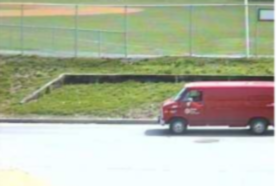
//> input picture imp1/img/carFiltro.png, 278 x 186 px
$ ./imp1Color   (built with g++ and OpenCV 4)
//> lines starting //> are read from the running program, lines starting //| are printed output that depends on the picture
#include <opencv2/opencv.hpp>
#include <vector>
#include <algorithm>
#include <cmath>
#include <unordered_map>
#include <random>

using namespace cv;
using namespace std;

// Estrutura para representar uma aresta
struct Edge {
    float weight;
    int u, v;
    Edge(float w, int u_, int v_) : weight(w), u(u_), v(v_) {}
    bool operator<(const Edge& other) const { return weight < other.weight; }
};

// Classe Disjoint-Set para gerenciar componentes
class DisjointSet {
public:
    vector<int> parent, rank, size;
    vector<float> int_val; // Diferença interna (Int(C))

    DisjointSet(int n) {
        parent.resize(n);
        rank.resize(n, 0);
        size.resize(n, 1);
        int_val.resize(n, 0.0f);
        for (int i = 0; i < n; ++i) parent[i] = i;
    }

    int find(int x) {
        if (parent[x] != x) parent[x] = find(parent[x]); // Compressão de caminho
        return parent[x];
    }

    void union_sets(int x, int y, float weight) {
        int px = find(x), py = find(y);
        if (px == py) return;
        // União por rank
        if (rank[px] < rank[py]) swap(px, py);
        parent[py] = px;
        size[px] += size[py];
        int_val[px] = max({int_val[px], int_val[py], weight});
        if (rank[px] == rank[py]) rank[px]++;
    }
};

// Gera arestas para um grafo 8-conectado
vector<Edge> get_edges(const Mat& channel, float sigma) {
    Mat smoothed;
    if (sigma > 0) {
        GaussianBlur(channel, smoothed, Size(0, 0), sigma);
    } else {
        smoothed = channel.clone();
    }

    int height = channel.rows, width = channel.cols;
    vector<Edge> edges;

    for (int y = 0; y < height; ++y) {
        for (int x = 0; x < width; ++x) {
            int idx = y * width + x;
            // Direita
            if (x + 1 < width) {
                float weight = abs(smoothed.at<float>(y, x) - smoothed.at<float>(y, x + 1));
                edges.emplace_back(weight, idx, idx + 1);
            }
            // Baixo
            if (y + 1 < height) {
                float weight = abs(smoothed.at<float>(y, x) - smoothed.at<float>(y + 1, x));
                edges.emplace_back(weight, idx, idx + width);
            }
            // Diagonal: baixo-direita
            if (x + 1 < width && y + 1 < height) {
                float weight = abs(smoothed.at<float>(y, x) - smoothed.at<float>(y + 1, x + 1));
                edges.emplace_back(weight, idx, idx + width + 1);
            }
            // Diagonal: baixo-esquerda
            if (x > 0 && y + 1 < height) {
                float weight = abs(smoothed.at<float>(y, x) - smoothed.at<float>(y + 1, x - 1));
                edges.emplace_back(weight, idx, idx + width - 1);
            }
        }
    }
    return edges;
}

// Segmenta um canal da imagem
Mat segment_channel(const Mat& channel, float sigma, float k, int min_size) {
    int height = channel.rows, width = channel.cols;
    int n_vertices = height * width;

    // Converte o canal para float
    Mat channel_float;
    channel.convertTo(channel_float, CV_32F);

    // Inicializa Disjoint-Set
    DisjointSet ds(n_vertices);

    // Obtém arestas
    vector<Edge> edges = get_edges(channel_float, sigma);

    // Ordena arestas por peso
    sort(edges.begin(), edges.end());

    // Processa arestas
    for (const auto& edge : edges) {
        int pu = ds.find(edge.u), pv = ds.find(edge.v);
        if (pu != pv) {
            float mint = min(ds.int_val[pu] + k / ds.size[pu], ds.int_val[pv] + k / ds.size[pv]);
            if (edge.weight <= mint) {
                ds.union_sets(edge.u, edge.v, edge.weight);
            }
        }
    }

    // Impõe tamanho mínimo
    for (const auto& edge : edges) {
        int pu = ds.find(edge.u), pv = ds.find(edge.v);
        if (pu != pv && (ds.size[pu] < min_size || ds.size[pv] < min_size)) {
            ds.union_sets(edge.u, edge.v, edge.weight);
        }
    }

    // Cria mapa de segmentação
    Mat segmentation(height, width, CV_32S);
    for (int y = 0; y < height; ++y) {
        for (int x = 0; x < width; ++x) {
            int idx = y * width + x;
            segmentation.at<int>(y, x) = ds.find(idx);
        }
    }

    return segmentation;
}

// Intersecta as segmentações dos canais R, G, B
Mat intersect_segmentations(const Mat& seg_r, const Mat& seg_g, const Mat& seg_b) {
    int height = seg_r.rows, width = seg_r.cols;
    Mat segmentation(height, width, CV_32S);
    unordered_map<string, int> label_map;
    int next_label = 0;

    for (int y = 0; y < height; ++y) {
        for (int x = 0; x < width; ++x) {
            // Cria uma chave única para o triplet (R, G, B)
            string key = to_string(seg_r.at<int>(y, x)) + "_" +
                         to_string(seg_g.at<int>(y, x)) + "_" +
                         to_string(seg_b.at<int>(y, x));
            if (label_map.find(key) == label_map.end()) {
                label_map[key] = next_label++;
            }
            segmentation.at<int>(y, x) = label_map[key];
        }
    }

    return segmentation;
}

// Gera uma cor RGB aleatória
Vec3b random_color(mt19937& rng) {
    uniform_int_distribution<int> dist(0, 255);
    return Vec3b(dist(rng), dist(rng), dist(rng));
}

// Segmenta uma imagem colorida e gera saída colorida
Mat segment_image(const Mat& image, float sigma = 0.8f, float k = 300.0f, int min_size = 50) {
    // Separa os canais R, G, B
    vector<Mat> channels;
    split(image, channels); // channels[0] = B, channels[1] = G, channels[2] = R

    // Segmenta cada canal
    Mat seg_r = segment_channel(channels[2], sigma, k, min_size); // R
    Mat seg_g = segment_channel(channels[1], sigma, k, min_size); // G
    Mat seg_b = segment_channel(channels[0], sigma, k, min_size); // B

    // Intersecta as segmentações
    Mat segmentation = intersect_segmentations(seg_r, seg_g, seg_b);

    // Re-rotula para inteiros consecutivos
    vector<int> labels;
    for (int y = 0; y < segmentation.rows; ++y) {
        for (int x = 0; x < segmentation.cols; ++x) {
            labels.push_back(segmentation.at<int>(y, x));
        }
    }
    sort(labels.begin(), labels.end());
    labels.erase(unique(labels.begin(), labels.end()), labels.end());

    // Gera cores aleatórias para cada rótulo
    mt19937 rng(random_device{}());
    unordered_map<int, Vec3b> color_map;
    for (int label : labels) {
        color_map[label] = random_color(rng);
    }

    // Cria imagem colorida de segmentação
    Mat seg_vis(segmentation.rows, segmentation.cols, CV_8UC3);
    for (int y = 0; y < segmentation.rows; ++y) {
        for (int x = 0; x < segmentation.cols; ++x) {
            int label = segmentation.at<int>(y, x);
            seg_vis.at<Vec3b>(y, x) = color_map[label];
        }
    }

    return seg_vis;
}

int main() {
    // Carrega a imagem colorida
    Mat image = imread("./img/carFiltro.png", IMREAD_COLOR);
//> image is the input picture: 186 rows x 278 cols, CV_8UC3; mean B, G, R 160.1, 183.2, 177.3
    if (image.empty()) {
        cerr << "Erro ao carregar a imagem!" << endl;
        return -1;
    }

    // Parâmetros
    float sigma = 0.8f;
    float k = 300.0f;
    int min_size = 50;

    // Segmenta a imagem
    Mat seg_vis = segment_image(image, sigma, k, min_size);
//> in segment_image, `split(image, channels);`:
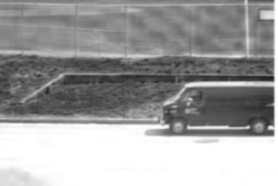
//> channels[0]: 186 rows x 278 cols, CV_8UC1; min 31, max 255, mean 160.1
//> in segment_image, `split(image, channels);`:
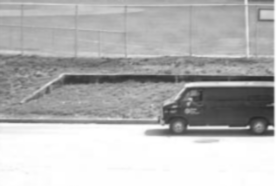
//> channels[1]: 186 rows x 278 cols, CV_8UC1; min 41, max 255, mean 183.2
//> in segment_image, `split(image, channels);`:
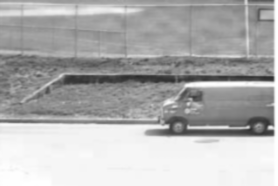
//> channels[2]: 186 rows x 278 cols, CV_8UC1; min 42, max 255, mean 177.3
//> after the loop in get_edges, `for (int y = 0; y < height; ++y)`: edges = 205442 items
//> the loop in segment_channel, `for (const auto& edge : edges)` made 205442 passes
//> (pu, pv, mint, px in union_sets, py in union_sets, edge.u, edge.v) on passes 63, 64, 67, 69, 71, 74, 75, 76, 77, 78, 82, 86: (44046, 44323, 300, 44046, 44323, 44046, 44323), (49875, 49874, 150, 49874, 49875, 49875, 50152), (44046, 44325, 150, 44046, 44325, 44046, 44325), (49874, 50151, 37.5, 49874, 50151, 49874, 50151), (44046, 44324, 100, 44046, 44324, 44046, 44324), (49873, 50150, 300, 49873, 50150, 49873, 50150), (44046, 44047, 75, 44046, 44047, 44046, 44047), (44045, 44322, 300, 44045, 44322, 44045, 44322), (49873, 49874, 33.33, 49874, 49873, 49873, 50152), (44045, 44046, 50, 44046, 44045, 44045, 44324), (44044, 44321, 300, 44044, 44321, 44044, 44321), (49879, 50157, 300, 49879, 50157, 49879, 50157)
//> (edge.u, pu, edge.v, pv, mint, px in union_sets, py in union_sets) on passes 2, 3, 4, 7, 8, 11: (49886, 49886, 50163, 50163, 300, 49886, 50163), (44050, 44050, 44329, 44329, 300, 44050, 44329), (49886, 49886, 50165, 50165, 150, 49886, 50165), (44050, 44050, 44328, 44328, 150, 44050, 44328), (49885, 49885, 50162, 49884, 150, 49884, 49885), (44050, 44050, 44051, 44051, 100, 44050, 44051)
//> the loop in segment_channel, `for (const auto& edge : edges)` made 205442 passes
//> (edge.u, edge.v) on passes 1 to 3: (49884, 50162), (49886, 50163), (44050, 44329)
//> call 2 of segment_channel, with sigma = 0.8, k = 300, min_size = 50
//> after the loop in segment_channel (call 2), `for (int y = 0; y < height; ++y)`:
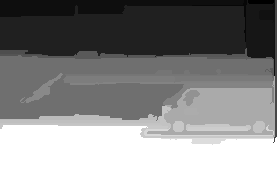
//> segmentation: 186 rows x 278 cols, CV_32SC1; min 255, max 44650, mean 24438; drawn with min black and max white
//> call 3 of segment_channel, with sigma = 0.8, k = 300, min_size = 50
//> after the loop in segment_channel (call 3), `for (int y = 0; y < height; ++y)`:
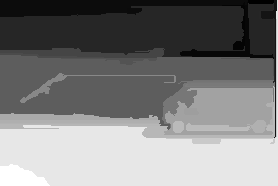
//> segmentation: 186 rows x 278 cols, CV_32SC1; min 809, max 48655, mean 24651.9; drawn with min black and max white
//> after the loop in intersect_segmentations, `for (int y = 0; y < height; ++y)`:
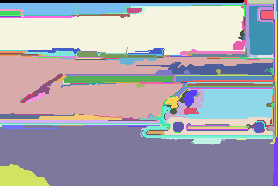
//> segmentation: 186 rows x 278 cols, CV_32SC1; 246 distinct labels, from 0 to 245; one colour per label, 0 black
//> after the loop in segment_image, `for (int y = 0; y < segmentation.rows; ++y)`:
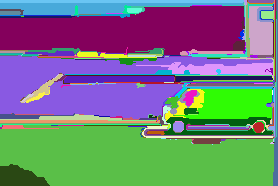
//> seg_vis: 186 rows x 278 cols, CV_8UC3; mean B, G, R 124.2, 123.7, 113.2

    // Salva a imagem segmentada
    imwrite("./output-png/segmented_image_COLOR.jpg", seg_vis);

    return 0;
}

$ run again, with imp1/img/cereja.png copied over imp1/img/carFiltro.png
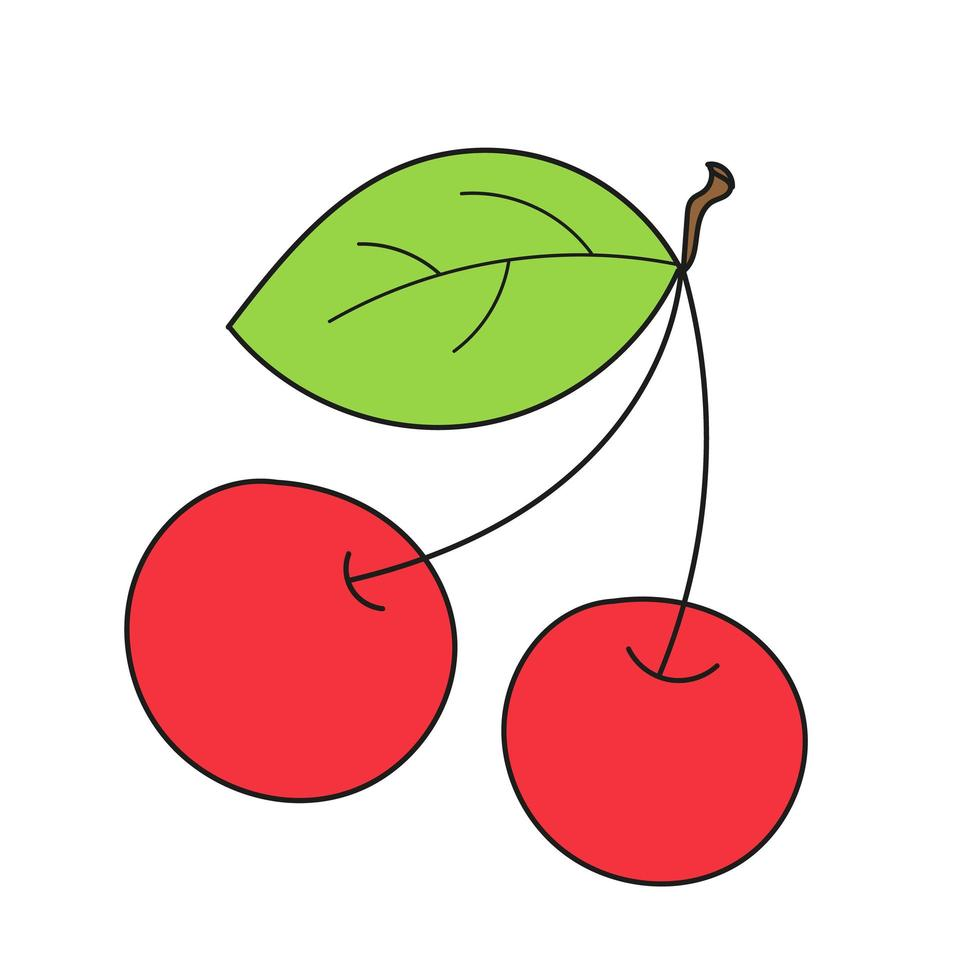
//> input picture imp1/img/cereja.png, 980 x 980 px
//> image is the input picture: 980 rows x 980 cols, CV_8UC3; mean B, G, R 204.4, 214.8, 238.5
//> after the loop in get_edges, `for (int y = 0; y < height; ++y)`: edges = 3835722 items
//> the loop in segment_channel, `for (const auto& edge : edges)` made 3835722 passes
//> (pu, pv, mint, px in union_sets, py in union_sets, edge.u, edge.v) on passes 61, 65, 69, 71, 73, 77, 81, 82: (623083, 623085, 60, 623083, 623085, 623084, 623085), (623083, 623086, 42.86, 623083, 623086, 623085, 623086), (623082, 623083, 30, 623083, 623082, 623082, 624063), (623083, 624067, 25, 623083, 624067, 623086, 624067), (623083, 623088, 23.08, 623083, 623088, 623087, 623088), (623083, 623089, 20, 623083, 623089, 623088, 623089), (623083, 623090, 17.65, 623083, 623090, 623089, 623090), (623079, 624059, 300, 623079, 624059, 623079, 624059)
//> the loop in segment_channel, `for (const auto& edge : edges)` made 3835722 passes
//> (pu, edge.v, pv) on passes 3, 5, 6: (682711, 623992, 682711), (682711, 623994, 682711), (682711, 623995, 682711)
//> after the loop in intersect_segmentations, `for (int y = 0; y < height; ++y)`:
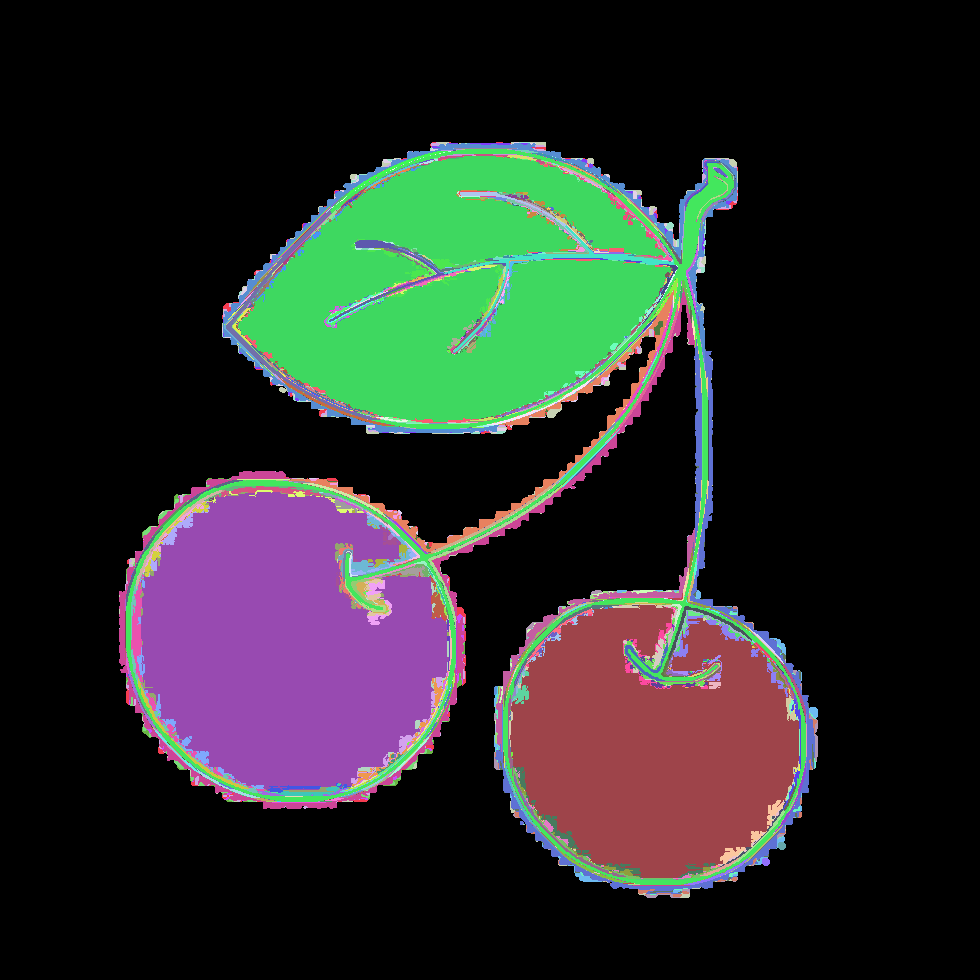
//> segmentation: 980 rows x 980 cols, CV_32SC1; 930 distinct labels, from 0 to 929; one colour per label, 0 black
//> after the loop in segment_image, `for (int y = 0; y < segmentation.rows; ++y)`:
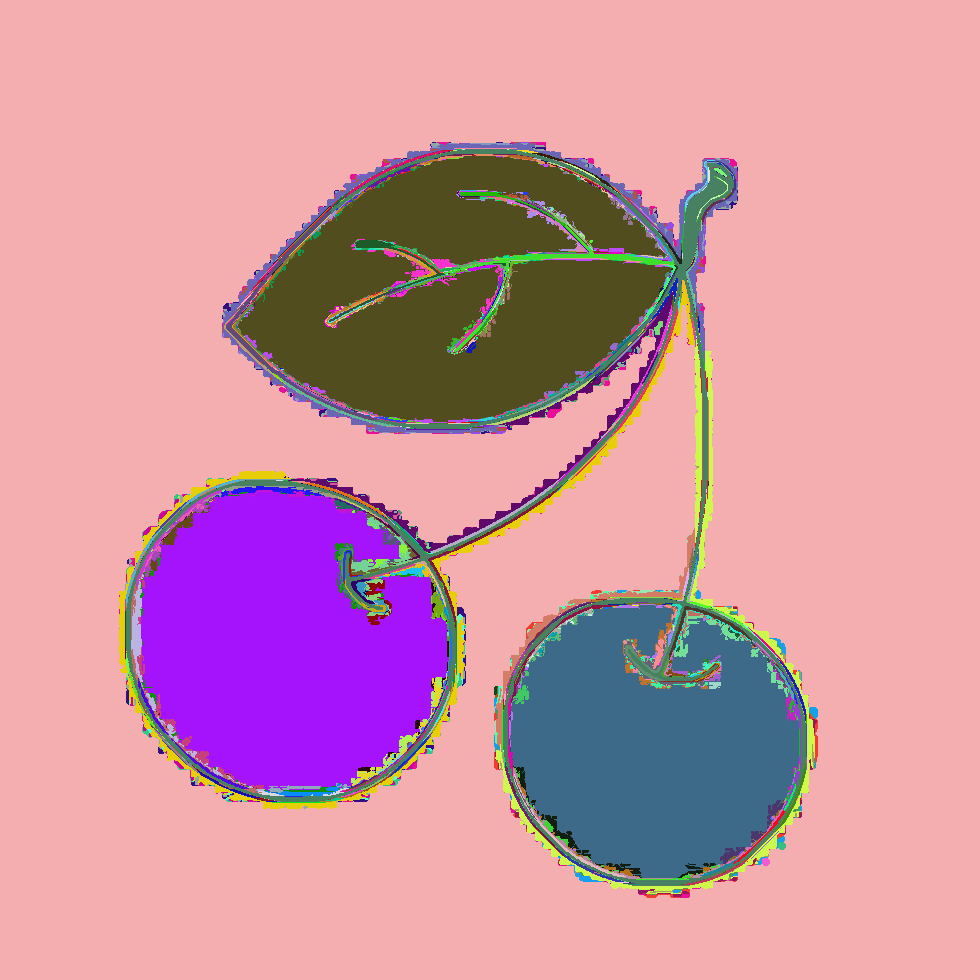
//> seg_vis: 980 rows x 980 cols, CV_8UC3; mean B, G, R 161.4, 147.6, 205.7

$ run again, with imp1/img/cores.png copied over imp1/img/carFiltro.png
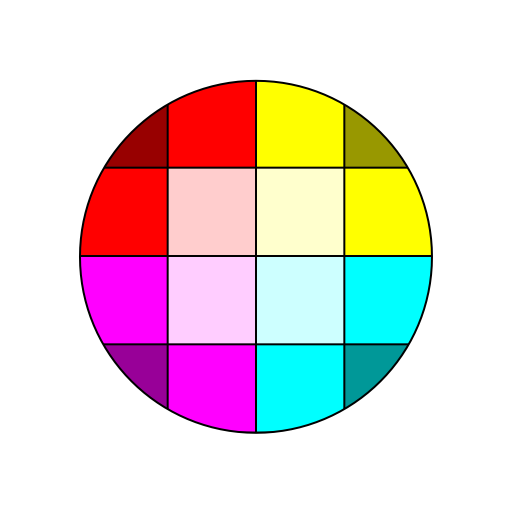
//> input picture imp1/img/cores.png, 512 x 512 px
//> image is the input picture: 512 rows x 512 cols, CV_8UC3; mean B, G, R 214.4, 214.2, 229.8
//> after the loop in get_edges, `for (int y = 0; y < height; ++y)`: edges = 1045506 items
//> the loop in segment_channel, `for (const auto& edge : edges)` made 1045506 passes
//> (pu, pv, mint, px in union_sets, py in union_sets, edge.u, edge.v) on passes 62, 63, 64, 68, 72, 76, 78, 80: (172014, 172527, 300, 172014, 172527, 172014, 172527), (172010, 172521, 300, 172010, 172521, 172010, 172521), (172011, 172012, 300, 172011, 172012, 172011, 172012), (172011, 172013, 60, 172011, 172013, 172012, 172013), (172011, 172014, 42.86, 172011, 172014, 172013, 172014), (172011, 172015, 30, 172011, 172015, 172014, 172015), (172010, 172011, 27.27, 172011, 172010, 172010, 172523), (172011, 172016, 23.08, 172011, 172016, 172015, 172016)
//> the loop in segment_channel, `for (const auto& edge : edges)` made 1045506 passes
//> edge.v on passes 3, 5, 6: 172506, 172508, 172509
//> channel_float: 512 rows x 512 cols, CV_32FC1; min 0, max 255, mean 214.4
//> after the loop in intersect_segmentations, `for (int y = 0; y < height; ++y)`:
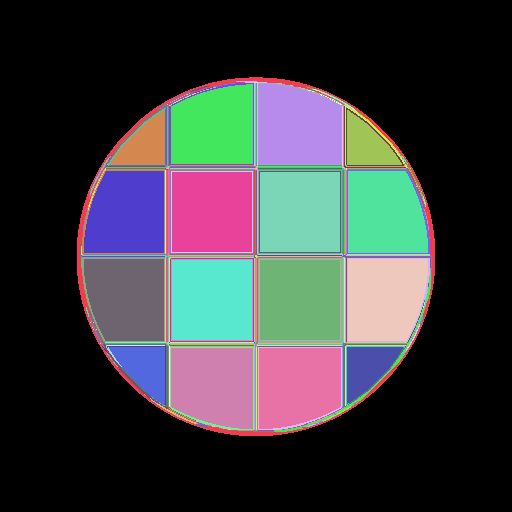
//> segmentation: 512 rows x 512 cols, CV_32SC1; 301 distinct labels, from 0 to 300; one colour per label, 0 black
//> after the loop in segment_image, `for (int y = 0; y < segmentation.rows; ++y)`:
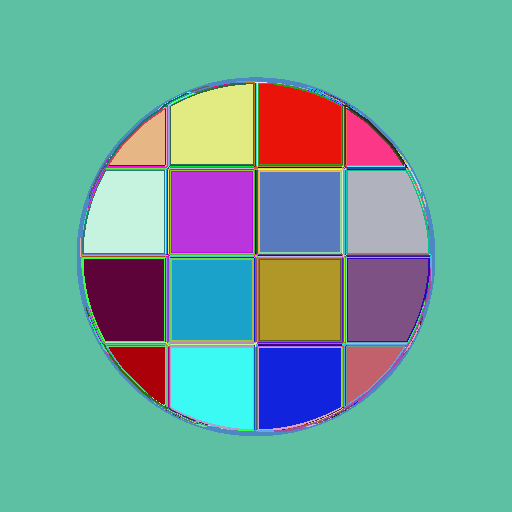
//> seg_vis: 512 rows x 512 cols, CV_8UC3; mean B, G, R 156.8, 166.2, 109.7
